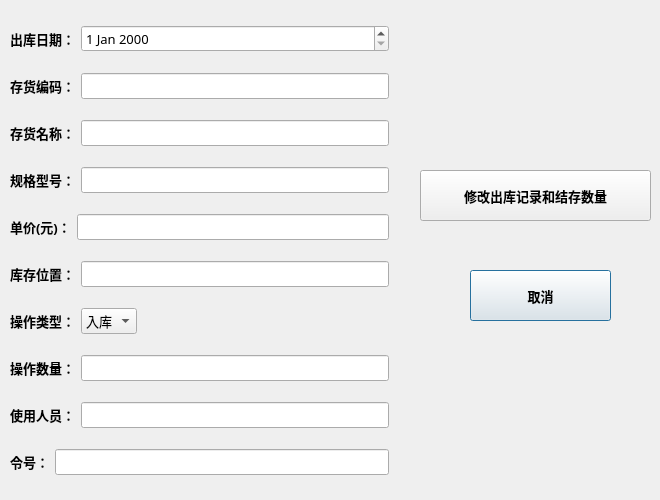
<?xml version="1.0" encoding="UTF-8"?>
<ui version="4.0">
 <class>update_out_log</class>
 <widget class="QDialog" name="update_out_log">
  <property name="geometry">
   <rect>
    <x>0</x>
    <y>0</y>
    <width>660</width>
    <height>500</height>
   </rect>
  </property>
  <property name="windowTitle">
   <string>确认修改出库记录</string>
  </property>
  <widget class="QWidget" name="verticalLayoutWidget">
   <property name="geometry">
    <rect>
     <x>10</x>
     <y>10</y>
     <width>379</width>
     <height>481</height>
    </rect>
   </property>
   <layout class="QVBoxLayout" name="verticalLayout">
    <item>
     <layout class="QHBoxLayout" name="horizontalLayout_2" stretch="0,1">
      <item>
       <widget class="QLabel" name="label_6">
        <property name="font">
         <font>
          <family>微软雅黑</family>
          <pointsize>10</pointsize>
          <weight>75</weight>
          <bold>true</bold>
         </font>
        </property>
        <property name="text">
         <string>出库日期：</string>
        </property>
       </widget>
      </item>
      <item>
       <widget class="QDateEdit" name="dateEdit">
        <property name="font">
         <font>
          <family>微软雅黑</family>
          <pointsize>10</pointsize>
         </font>
        </property>
       </widget>
      </item>
     </layout>
    </item>
    <item>
     <layout class="QHBoxLayout" name="horizontalLayout_6">
      <item>
       <widget class="QLabel" name="label_2">
        <property name="font">
         <font>
          <family>微软雅黑</family>
          <pointsize>10</pointsize>
          <weight>75</weight>
          <bold>true</bold>
         </font>
        </property>
        <property name="text">
         <string>存货编码：</string>
        </property>
       </widget>
      </item>
      <item>
       <widget class="QLineEdit" name="material_id_lineEdit">
        <property name="font">
         <font>
          <family>微软雅黑</family>
          <pointsize>10</pointsize>
         </font>
        </property>
       </widget>
      </item>
     </layout>
    </item>
    <item>
     <layout class="QHBoxLayout" name="horizontalLayout_5">
      <item>
       <widget class="QLabel" name="label_3">
        <property name="font">
         <font>
          <family>微软雅黑</family>
          <pointsize>10</pointsize>
          <weight>75</weight>
          <bold>true</bold>
         </font>
        </property>
        <property name="text">
         <string>存货名称：</string>
        </property>
       </widget>
      </item>
      <item>
       <widget class="QLineEdit" name="material_name_lineEdit">
        <property name="font">
         <font>
          <family>微软雅黑</family>
          <pointsize>10</pointsize>
         </font>
        </property>
        <property name="text">
         <string/>
        </property>
       </widget>
      </item>
     </layout>
    </item>
    <item>
     <layout class="QHBoxLayout" name="horizontalLayout_4">
      <item>
       <widget class="QLabel" name="label">
        <property name="font">
         <font>
          <family>微软雅黑</family>
          <pointsize>10</pointsize>
          <weight>75</weight>
          <bold>true</bold>
         </font>
        </property>
        <property name="text">
         <string>规格型号：</string>
        </property>
       </widget>
      </item>
      <item>
       <widget class="QLineEdit" name="spec_lineEdit">
        <property name="font">
         <font>
          <family>微软雅黑</family>
          <pointsize>10</pointsize>
         </font>
        </property>
       </widget>
      </item>
     </layout>
    </item>
    <item>
     <layout class="QHBoxLayout" name="horizontalLayout_9">
      <item>
       <widget class="QLabel" name="label_9">
        <property name="font">
         <font>
          <family>微软雅黑</family>
          <pointsize>10</pointsize>
          <weight>75</weight>
          <bold>true</bold>
         </font>
        </property>
        <property name="text">
         <string>单价(元)：</string>
        </property>
       </widget>
      </item>
      <item>
       <widget class="QLineEdit" name="per_price_lineEdit">
        <property name="font">
         <font>
          <family>微软雅黑</family>
          <pointsize>10</pointsize>
         </font>
        </property>
       </widget>
      </item>
     </layout>
    </item>
    <item>
     <layout class="QHBoxLayout" name="horizontalLayout_10">
      <item>
       <widget class="QLabel" name="label_10">
        <property name="font">
         <font>
          <family>微软雅黑</family>
          <pointsize>10</pointsize>
          <weight>75</weight>
          <bold>true</bold>
         </font>
        </property>
        <property name="text">
         <string>库存位置：</string>
        </property>
       </widget>
      </item>
      <item>
       <widget class="QLineEdit" name="position_lineEdit">
        <property name="font">
         <font>
          <family>微软雅黑</family>
          <pointsize>10</pointsize>
         </font>
        </property>
       </widget>
      </item>
     </layout>
    </item>
    <item>
     <layout class="QHBoxLayout" name="horizontalLayout_3">
      <item>
       <widget class="QLabel" name="label_4">
        <property name="font">
         <font>
          <family>微软雅黑</family>
          <pointsize>10</pointsize>
          <weight>75</weight>
          <bold>true</bold>
         </font>
        </property>
        <property name="text">
         <string>操作类型：</string>
        </property>
       </widget>
      </item>
      <item>
       <widget class="QComboBox" name="comboBox">
        <property name="font">
         <font>
          <family>微软雅黑</family>
          <pointsize>10</pointsize>
         </font>
        </property>
        <item>
         <property name="text">
          <string>入库</string>
         </property>
        </item>
        <item>
         <property name="text">
          <string>出库</string>
         </property>
        </item>
       </widget>
      </item>
      <item>
       <spacer name="horizontalSpacer">
        <property name="orientation">
         <enum>Qt::Horizontal</enum>
        </property>
        <property name="sizeHint" stdset="0">
         <size>
          <width>40</width>
          <height>20</height>
         </size>
        </property>
       </spacer>
      </item>
     </layout>
    </item>
    <item>
     <layout class="QHBoxLayout" name="horizontalLayout">
      <item>
       <widget class="QLabel" name="label_5">
        <property name="font">
         <font>
          <family>微软雅黑</family>
          <pointsize>10</pointsize>
          <weight>75</weight>
          <bold>true</bold>
         </font>
        </property>
        <property name="text">
         <string>操作数量：</string>
        </property>
       </widget>
      </item>
      <item>
       <widget class="QLineEdit" name="num_lineEdit">
        <property name="font">
         <font>
          <family>微软雅黑</family>
          <pointsize>10</pointsize>
         </font>
        </property>
       </widget>
      </item>
     </layout>
    </item>
    <item>
     <layout class="QHBoxLayout" name="horizontalLayout_7">
      <item>
       <widget class="QLabel" name="label_7">
        <property name="font">
         <font>
          <family>微软雅黑</family>
          <pointsize>10</pointsize>
          <weight>75</weight>
          <bold>true</bold>
         </font>
        </property>
        <property name="text">
         <string>使用人员：</string>
        </property>
       </widget>
      </item>
      <item>
       <widget class="QLineEdit" name="user_lineEdit">
        <property name="font">
         <font>
          <family>微软雅黑</family>
          <pointsize>10</pointsize>
         </font>
        </property>
       </widget>
      </item>
     </layout>
    </item>
    <item>
     <layout class="QHBoxLayout" name="horizontalLayout_8">
      <item>
       <widget class="QLabel" name="label_8">
        <property name="font">
         <font>
          <family>微软雅黑</family>
          <pointsize>10</pointsize>
          <weight>75</weight>
          <bold>true</bold>
         </font>
        </property>
        <property name="text">
         <string>令号：</string>
        </property>
       </widget>
      </item>
      <item>
       <widget class="QLineEdit" name="agree_lineEdit">
        <property name="font">
         <font>
          <family>微软雅黑</family>
          <pointsize>10</pointsize>
         </font>
        </property>
       </widget>
      </item>
     </layout>
    </item>
   </layout>
  </widget>
  <widget class="QPushButton" name="cancel_pushButton">
   <property name="geometry">
    <rect>
     <x>470</x>
     <y>270</y>
     <width>141</width>
     <height>51</height>
    </rect>
   </property>
   <property name="font">
    <font>
     <family>微软雅黑</family>
     <pointsize>10</pointsize>
     <weight>75</weight>
     <bold>true</bold>
    </font>
   </property>
   <property name="text">
    <string>取消</string>
   </property>
  </widget>
  <widget class="QPushButton" name="both_btn">
   <property name="geometry">
    <rect>
     <x>420</x>
     <y>170</y>
     <width>231</width>
     <height>51</height>
    </rect>
   </property>
   <property name="font">
    <font>
     <family>微软雅黑</family>
     <pointsize>10</pointsize>
     <weight>75</weight>
     <bold>true</bold>
    </font>
   </property>
   <property name="text">
    <string>修改出库记录和结存数量</string>
   </property>
  </widget>
 </widget>
 <resources/>
 <connections/>
</ui>
